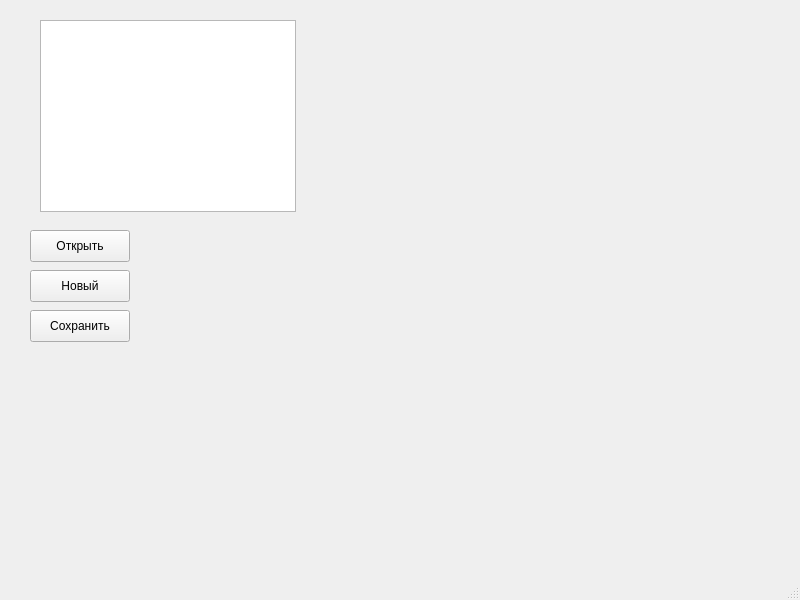
<?xml version="1.0" encoding="UTF-8"?>
<ui version="4.0">
 <class>MainWindow</class>
 <widget class="QMainWindow" name="MainWindow">
  <property name="geometry">
   <rect>
    <x>0</x>
    <y>0</y>
    <width>800</width>
    <height>600</height>
   </rect>
  </property>
  <property name="windowTitle">
   <string>MainWindow</string>
  </property>
  <widget class="QWidget" name="centralwidget">
   <widget class="QTextBrowser" name="textBrowser">
    <property name="geometry">
     <rect>
      <x>40</x>
      <y>20</y>
      <width>256</width>
      <height>192</height>
     </rect>
    </property>
   </widget>
   <widget class="QPushButton" name="btnOpen">
    <property name="geometry">
     <rect>
      <x>30</x>
      <y>230</y>
      <width>100</width>
      <height>32</height>
     </rect>
    </property>
    <property name="text">
     <string>Открыть</string>
    </property>
   </widget>
   <widget class="QPushButton" name="btnNew">
    <property name="geometry">
     <rect>
      <x>30</x>
      <y>270</y>
      <width>100</width>
      <height>32</height>
     </rect>
    </property>
    <property name="text">
     <string>Новый</string>
    </property>
   </widget>
   <widget class="QPushButton" name="btnSave">
    <property name="geometry">
     <rect>
      <x>30</x>
      <y>310</y>
      <width>100</width>
      <height>32</height>
     </rect>
    </property>
    <property name="text">
     <string>Сохранить</string>
    </property>
   </widget>
  </widget>
  <widget class="QMenuBar" name="menubar">
   <property name="geometry">
    <rect>
     <x>0</x>
     <y>0</y>
     <width>800</width>
     <height>36</height>
    </rect>
   </property>
  </widget>
  <widget class="QStatusBar" name="statusbar"/>
 </widget>
 <resources/>
 <connections/>
</ui>
